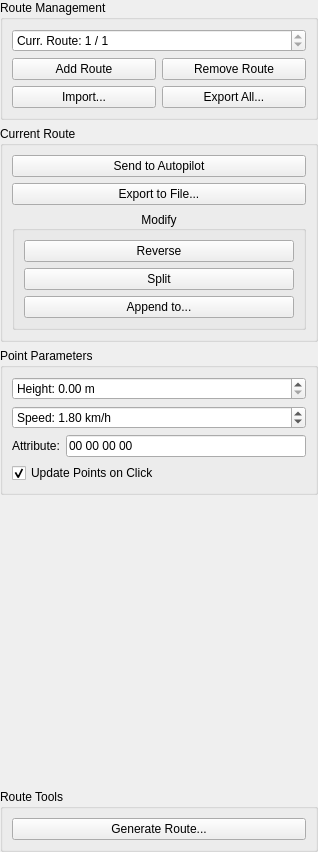
<?xml version="1.0" encoding="UTF-8"?>
<ui version="4.0">
 <class>PlanUI</class>
 <widget class="QWidget" name="PlanUI">
  <property name="geometry">
   <rect>
    <x>0</x>
    <y>0</y>
    <width>318</width>
    <height>852</height>
   </rect>
  </property>
  <property name="windowTitle">
   <string>Form</string>
  </property>
  <layout class="QVBoxLayout" name="verticalLayout">
   <property name="leftMargin">
    <number>0</number>
   </property>
   <property name="topMargin">
    <number>0</number>
   </property>
   <property name="rightMargin">
    <number>0</number>
   </property>
   <property name="bottomMargin">
    <number>0</number>
   </property>
   <item>
    <widget class="QGroupBox" name="groupBox">
     <property name="title">
      <string>Route Management</string>
     </property>
     <layout class="QVBoxLayout" name="verticalLayout_3">
      <item>
       <widget class="QSpinBox" name="currentRouteSpinBox">
        <property name="suffix">
         <string> / 1</string>
        </property>
        <property name="prefix">
         <string>Curr. Route: </string>
        </property>
        <property name="minimum">
         <number>1</number>
        </property>
        <property name="maximum">
         <number>1</number>
        </property>
       </widget>
      </item>
      <item>
       <layout class="QGridLayout" name="gridLayout">
        <item row="0" column="0">
         <widget class="QPushButton" name="addRouteButton">
          <property name="sizePolicy">
           <sizepolicy hsizetype="Minimum" vsizetype="Fixed">
            <horstretch>5</horstretch>
            <verstretch>0</verstretch>
           </sizepolicy>
          </property>
          <property name="text">
           <string>Add Route</string>
          </property>
         </widget>
        </item>
        <item row="0" column="1">
         <widget class="QPushButton" name="removeRouteButton">
          <property name="sizePolicy">
           <sizepolicy hsizetype="Minimum" vsizetype="Fixed">
            <horstretch>5</horstretch>
            <verstretch>0</verstretch>
           </sizepolicy>
          </property>
          <property name="text">
           <string>Remove Route</string>
          </property>
         </widget>
        </item>
        <item row="1" column="0">
         <widget class="QPushButton" name="importRouteButton">
          <property name="text">
           <string>Import...</string>
          </property>
         </widget>
        </item>
        <item row="1" column="1">
         <widget class="QPushButton" name="exportAllRoutesButton">
          <property name="text">
           <string>Export All...</string>
          </property>
         </widget>
        </item>
       </layout>
      </item>
     </layout>
    </widget>
   </item>
   <item>
    <widget class="QGroupBox" name="groupBox_2">
     <property name="title">
      <string>Current Route</string>
     </property>
     <layout class="QVBoxLayout" name="verticalLayout_4">
      <item>
       <widget class="QPushButton" name="sendToAutopilotButton">
        <property name="enabled">
         <bool>true</bool>
        </property>
        <property name="text">
         <string>Send to Autopilot</string>
        </property>
       </widget>
      </item>
      <item>
       <widget class="QPushButton" name="exportCurrentRouteButton">
        <property name="text">
         <string>Export to File...</string>
        </property>
       </widget>
      </item>
      <item>
       <widget class="QGroupBox" name="groupBox_4">
        <property name="title">
         <string>Modify</string>
        </property>
        <property name="alignment">
         <set>Qt::AlignCenter</set>
        </property>
        <layout class="QVBoxLayout" name="verticalLayout_6">
         <item>
          <widget class="QPushButton" name="reverseButton">
           <property name="text">
            <string>Reverse</string>
           </property>
          </widget>
         </item>
         <item>
          <widget class="QPushButton" name="splitButton">
           <property name="text">
            <string>Split</string>
           </property>
          </widget>
         </item>
         <item>
          <widget class="QPushButton" name="appendButton">
           <property name="text">
            <string>Append to...</string>
           </property>
          </widget>
         </item>
        </layout>
       </widget>
      </item>
     </layout>
    </widget>
   </item>
   <item>
    <widget class="QGroupBox" name="parametersGroupBox">
     <property name="title">
      <string>Point Parameters</string>
     </property>
     <layout class="QVBoxLayout" name="verticalLayout_2">
      <item>
       <widget class="QDoubleSpinBox" name="heightSpinBox">
        <property name="prefix">
         <string>Height: </string>
        </property>
        <property name="suffix">
         <string> m</string>
        </property>
       </widget>
      </item>
      <item>
       <widget class="QDoubleSpinBox" name="speedSpinBox">
        <property name="prefix">
         <string>Speed: </string>
        </property>
        <property name="suffix">
         <string> km/h</string>
        </property>
        <property name="minimum">
         <double>-99.989999999999995</double>
        </property>
        <property name="value">
         <double>1.800000000000000</double>
        </property>
       </widget>
      </item>
      <item>
       <layout class="QHBoxLayout" name="horizontalLayout_4">
        <item>
         <widget class="QLabel" name="label">
          <property name="text">
           <string>Attribute:</string>
          </property>
         </widget>
        </item>
        <item>
         <widget class="QLineEdit" name="attributeLineEdit">
          <property name="toolTip">
           <string>Input as hex value</string>
          </property>
          <property name="inputMask">
           <string>HH HH HH HH</string>
          </property>
          <property name="text">
           <string>00 00 00 00</string>
          </property>
          <property name="clearButtonEnabled">
           <bool>false</bool>
          </property>
         </widget>
        </item>
       </layout>
      </item>
      <item>
       <widget class="QCheckBox" name="updatePointCheckBox">
        <property name="toolTip">
         <string>Update existing points with current values when shift + clicking on them</string>
        </property>
        <property name="text">
         <string>Update Points on Click</string>
        </property>
        <property name="checked">
         <bool>true</bool>
        </property>
       </widget>
      </item>
     </layout>
    </widget>
   </item>
   <item>
    <spacer name="verticalSpacer">
     <property name="orientation">
      <enum>Qt::Vertical</enum>
     </property>
     <property name="sizeHint" stdset="0">
      <size>
       <width>20</width>
       <height>40</height>
      </size>
     </property>
    </spacer>
   </item>
   <item>
    <widget class="QGroupBox" name="groupBox_3">
     <property name="title">
      <string>Route Tools</string>
     </property>
     <layout class="QVBoxLayout" name="verticalLayout_5">
      <item>
       <widget class="QPushButton" name="generateRouteButton">
        <property name="text">
         <string>Generate Route...</string>
        </property>
       </widget>
      </item>
     </layout>
    </widget>
   </item>
  </layout>
 </widget>
 <resources/>
 <connections/>
</ui>
